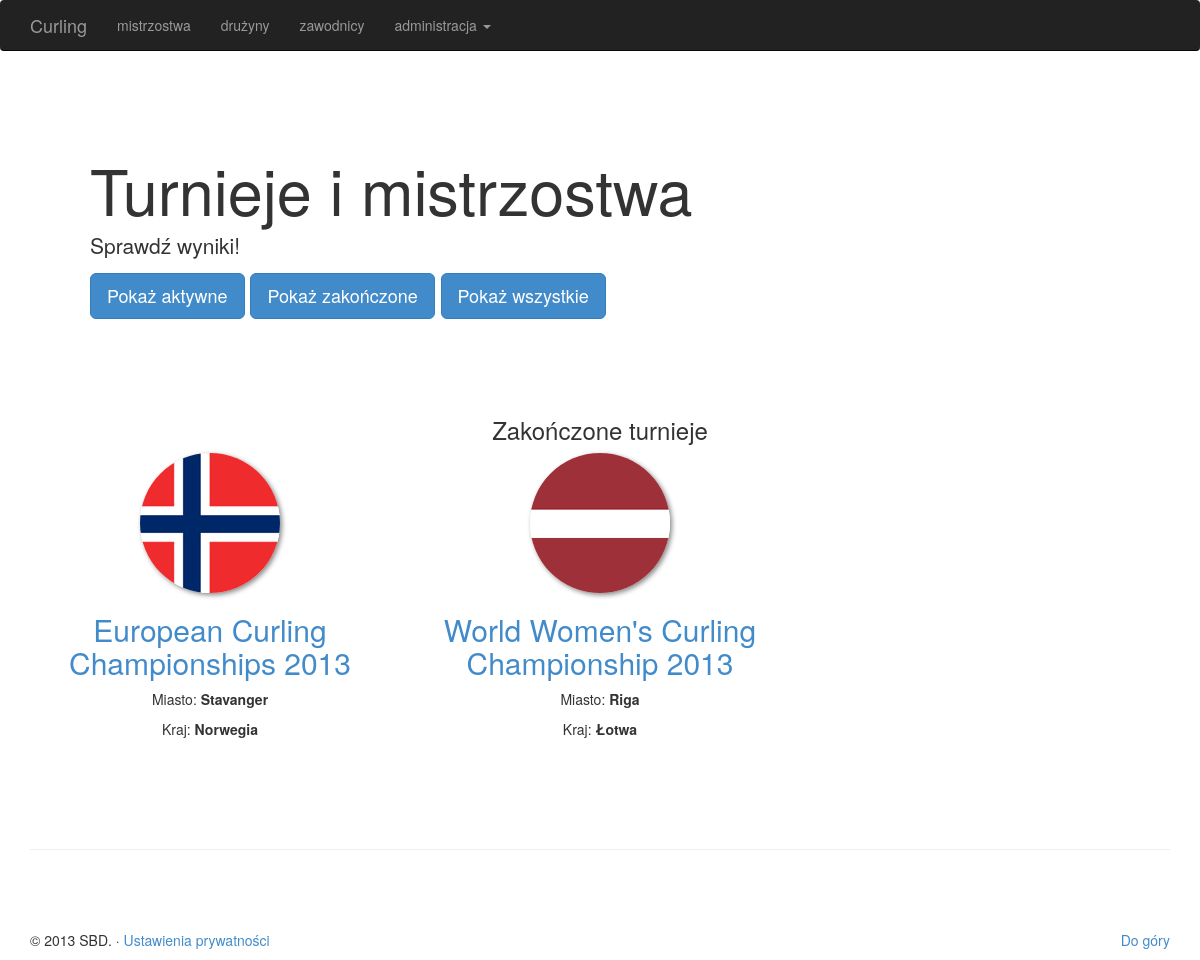
Page /games.php?show=past on the committed database.
### tables this page shows
CREATE TABLE IF NOT EXISTS `turniej` (
  `id_turniej` int(11) NOT NULL,
  `nazwa` varchar(45) NOT NULL,
  `klasa` varchar(45) DEFAULT NULL,
  `data_od` date DEFAULT NULL,
  `data_do` date DEFAULT NULL,
  `miasto` varchar(45) DEFAULT NULL,
  `kraj` int(11) DEFAULT NULL,
  PRIMARY KEY (`id_turniej`),
  KEY `fk_turKraj` (`kraj`)
);

CREATE TABLE IF NOT EXISTS `kraj` (
  `id_kraj` int(11) NOT NULL AUTO_INCREMENT,
  `nazwa` varchar(45) NOT NULL,
  `img` varchar(265) DEFAULT NULL,
  `akronym` varchar(3) DEFAULT NULL,
  PRIMARY KEY (`id_kraj`)
);

### class.Baza.php (called while the page is built, shortened)
<?php
class Baza
{
	function __construct($dbms, $host, $database, $port, $username, $password)
	{
		try {
			$this->pdo = new PDO($dbms.':host='.$host.';dbname='.$database.';port='.
			  $port, $username, $password, array(PDO::MYSQL_ATTR_INIT_COMMAND => "SET NAMES utf8"));
			$this->_dbms = $dbms;
			$this->_host = $host;
			$this->_database = $database;
			$this->_port = $port;
			$this->_username = $username;
			$this->_password = $password;
		}
		catch(PDOException $e) {
			echo 'Połączenie nie mogło zostać utworzone:<br> ' . $e->getMessage();
		}
	}
}
?>

### class.Country.php (called while the page is built, shortened)
<?php
class Country extends Baza {
	function getCountryData($id_country) {
		$stmt = $this->pdo->query('select * from kraj where id_kraj='.$id_country);
		$rows = $stmt->fetch(PDO::FETCH_ASSOC);
        return $rows;
	}
}
?>

### class.Tournament.php (the view, shortened to what this page needs)
<?php
class Tournament extends Baza {
	function showAll($status) {
		$currentDate = date('Y-m-d');
		if(empty($status))
			$sql = 'SELECT * FROM turniej';
		elseif($status == 'active')
			$sql = 'select * from turniej where data_do is null or data_do > \''.$currentDate.'\'';
		elseif($status == 'past')
			$sql = 'select * from turniej where data_do < \''.$currentDate.'\'';
		$stmt = $this->pdo->query($sql);
		$row = $stmt->fetchAll(PDO::FETCH_ASSOC);
		return $row;
	}
	function showTournamentData($data, $status) {
		if($status == 'active')
			$msg = 'Aktywne i przyszłe turnieje';
		elseif($status == 'past')
			$msg = 'Zakończone turnieje';
		else
			$msg = 'Wszystkie turnieje';
		echo '
			<div class="row"><h3 class="ctr">'.$msg.'</h3></div>
		';
		$i = 0;
		$total = count($data);
		foreach ($data as $key => $tournament) {
			if($i%3 == 0) {
				echo '<div class="row">';
			}
			$temp = new Country($this->_dbms, $this->_host, $this->_database, $this->_port, $this->_username, $this->_password);
			$hostCountry = $temp->getCountryData($tournament['kraj']);
			echo '
				<div class="col-lg-4">
					<a href="?id_tournament='.$tournament['id_turniej'].'"><img alt="140x140" data-src="holder.js/140x140" class="img-circle" style="width: 140px; height: 140px;" src="'.$hostCountry['img'].'"></a>
					<h2><a href="?id_tournament='.$tournament['id_turniej'].'">'.$tournament['nazwa'].'</a></h2>
					<p>Miasto: <strong>'.$tournament['miasto'].'</strong></p>
					<p>Kraj: <strong>'.$hostCountry['nazwa'].'</strong></p>
				</div>
			';
			if(($i%3 == 2) || $i == ($total-1)) {
				echo '
					</div>
				';
			}
			$i++;
		}
	}
}
?>

### css/sbd.css (style rules this page uses)
.marketing .col-lg-4 { margin-bottom: 20px; text-align: center; }
.marketing h2 { font-weight: normal; }
.marketing .col-lg-4 p { margin-left: 10px; margin-right: 10px; }
.img-circle { box-shadow: 2px 2px 5px #888888; }
.ctr { text-align: center; }

### rows in the picture
turniej: kraj.img (picture), nazwa "European Curling Championships 2013", miasto "Stavanger", kraj.nazwa "Norwegia"
turniej: kraj.img (picture), nazwa "World Women's Curling Championship 2013", miasto "Riga", kraj.nazwa "Łotwa"

### other values in the picture
$msg "Zakończone turnieje"
